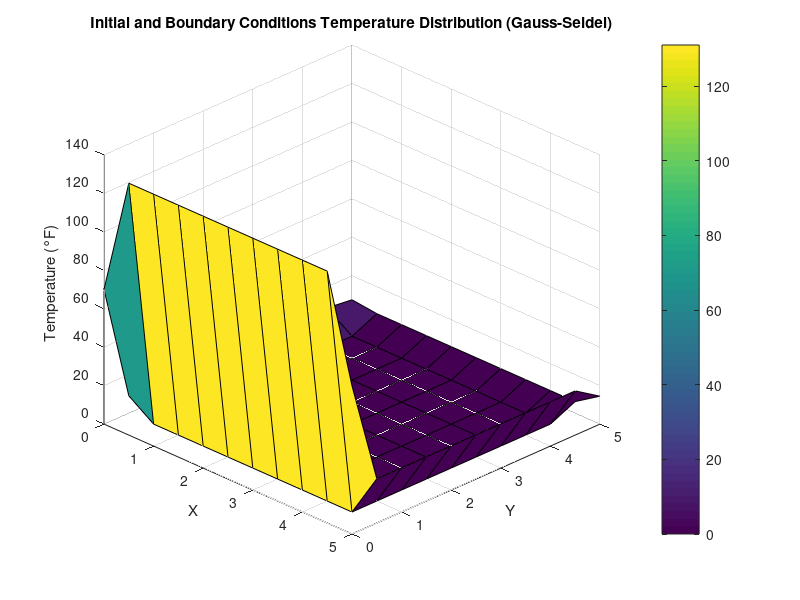
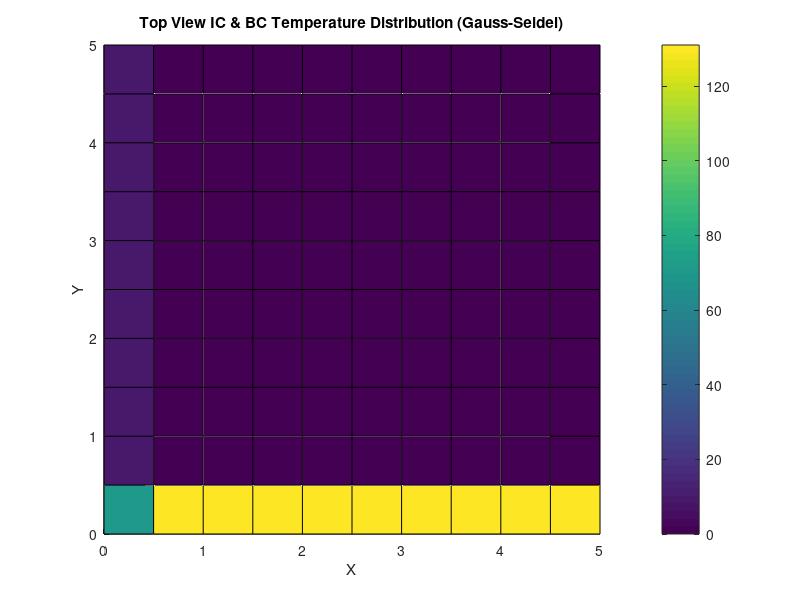
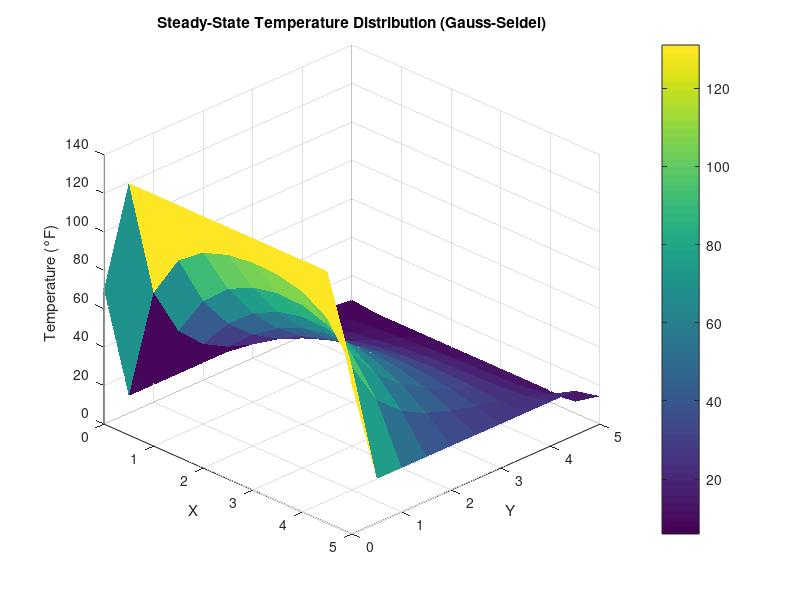
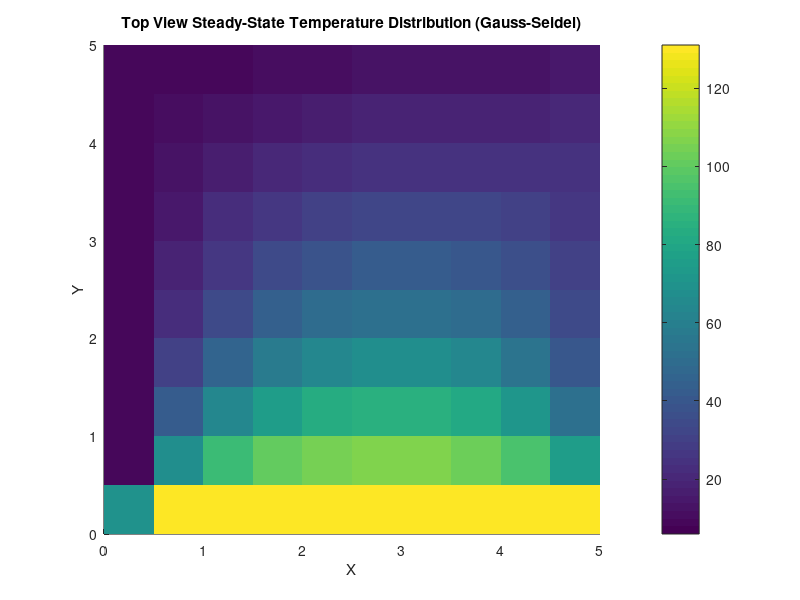

Source code (MATLAB) for these figures, in order:
clear all; close all ; clc

% Discretization of Geometry
Length = 5;
Width = 5;

nelx = 10; % number of elements in x direction
nely = 10; % number of elements in y direction
nndx = nelx + 1; % number of nodes in x direction
nndy = nely + 1; % number of nodes in y direction

dx = linspace(0, Length, nndx);
dy = linspace(0, Width, nndy);

% Boundary Condition & Initial Condition
T = zeros(nndx, nndy); % Initialize solution for T

% Boundary Conditions from NIM 13123069
T_top = 131;
T_right = 23;
T_bottom = 6;
T_left = 9;


% Apply boundary conditions
T(1, :) = T_top;         % Top side
T(nndx, :) = T_bottom;      % Bottom side
T(:, 1) = T_left;        % Left side
T(:, nndy) = T_right;       % Right side

% Fix the corners by averaging overlapping BCs
T(1,1)   = (T_top + T_left) / 2;      % Top-left
T(1,nndy)   = (T_top + T_right) / 2;     % Top-right
T(nndx,1)   = (T_bottom + T_left) / 2;   % Bottom-left
T(nndx,nndy)   = (T_bottom + T_right) / 2;  % Bottom-right

% Initial Matrix T
disp(T);

% PLot initial and boundary conditions
figure(1);
[x,y] = meshgrid(dx,dy);
surf(x,y,T);
colorbar;
xlabel("X"); ylabel("Y"); zlabel("Temperature (°F)");
title('Initial and Boundary Conditions Temperature Distribution (Gauss-Seidel)');
view(45,30);

% Top view
figure(2);
[x,y] = meshgrid(dx,dy);
surf(x,y,T);
colorbar;
xlabel("X"); ylabel("Y"); zlabel("Temperature (°F)");
title('Top View IC & BC Temperature Distribution (Gauss-Seidel)');
view(2);


% Numerical procedure
% Convergence criteria
epsilon_s = 1; % convergence tolerance in %
max_iter = 10000; % maximum iteration 

% Relaxition Paramter for faster calculation
omega = 1.5; % Relaxation Parameter

% Gauss-Seidel Algorithm
iter = 0;

while iter < max_iter
    T_prev_iter = T;
    for i = 2:nndx-1
        for j = 2:nndy-1
            T(i,j) = (1 - omega)*T(i,j) + omega*(0.25*(T(i+1,j) + T(i-1,j) + T(i,j+1) + T(i,j-1)));
        end
    end

    % Convergence check
    if max(max(abs(T - T_prev_iter))) < epsilon_s
        fprintf('Converged in %d iterations with max error = %.4f%%\n', iter, max(max(abs(T - T_prev_iter))) );
        break
    end
    iter = iter + 1;
end



% Display final 3x3 interior values
fprintf('Final Temperature at Interior Points (%.f x %.f):\n',nelx-1,nely-1);
disp(T(2:nndx-1, 2:nndy-1));

% Optional: Full Grid Display
fprintf('Full Temperature Grid (%.f x %.f):\n',nelx,nely);
disp(T);

% Plotting the result
[X, Y] = meshgrid(dx, dy);
figure(3);
surf(X, Y, T, 'EdgeColor', 'none');
xlabel('X');
ylabel('Y');
zlabel('Temperature (°F)');
title('Steady-State Temperature Distribution (Gauss-Seidel)');
colorbar;
view(45,30);


% Top View Results
[X, Y] = meshgrid(dx, dy);
figure(4);
surf(X, Y, T, 'EdgeColor', 'none');
xlabel('X');
ylabel('Y');
zlabel('Temperature (°F)');
title('Top View Steady-State Temperature Distribution (Gauss-Seidel)');
colorbar;
view(2);

